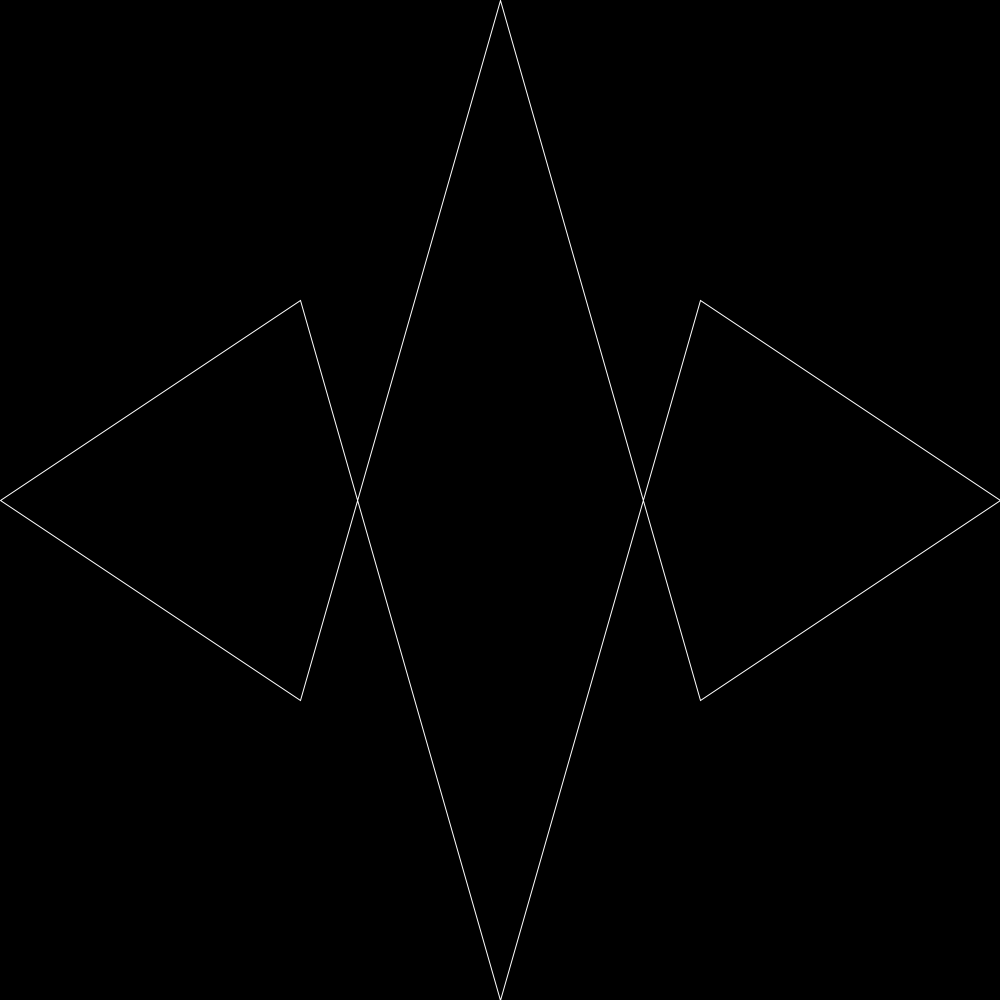
Frame 1 (no input)
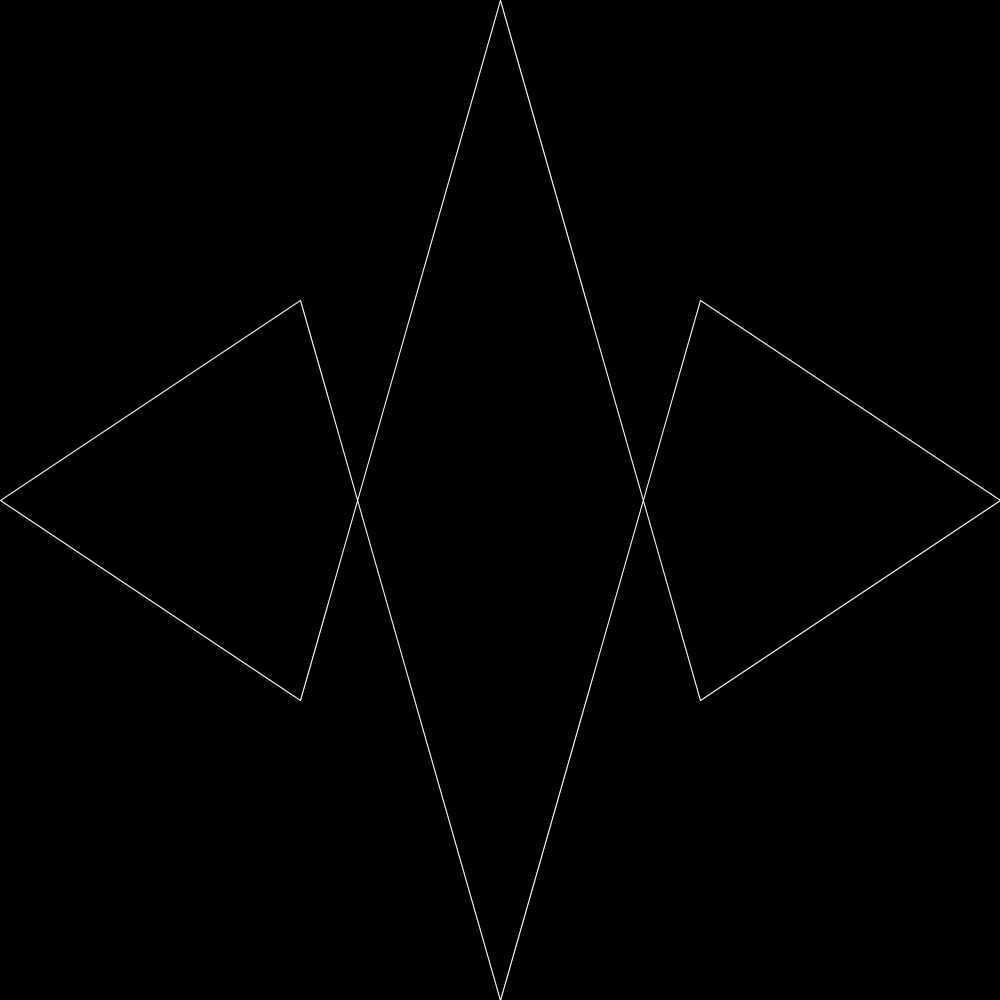
Frame 60 (the mouse pressed at the canvas centre just before this capture)
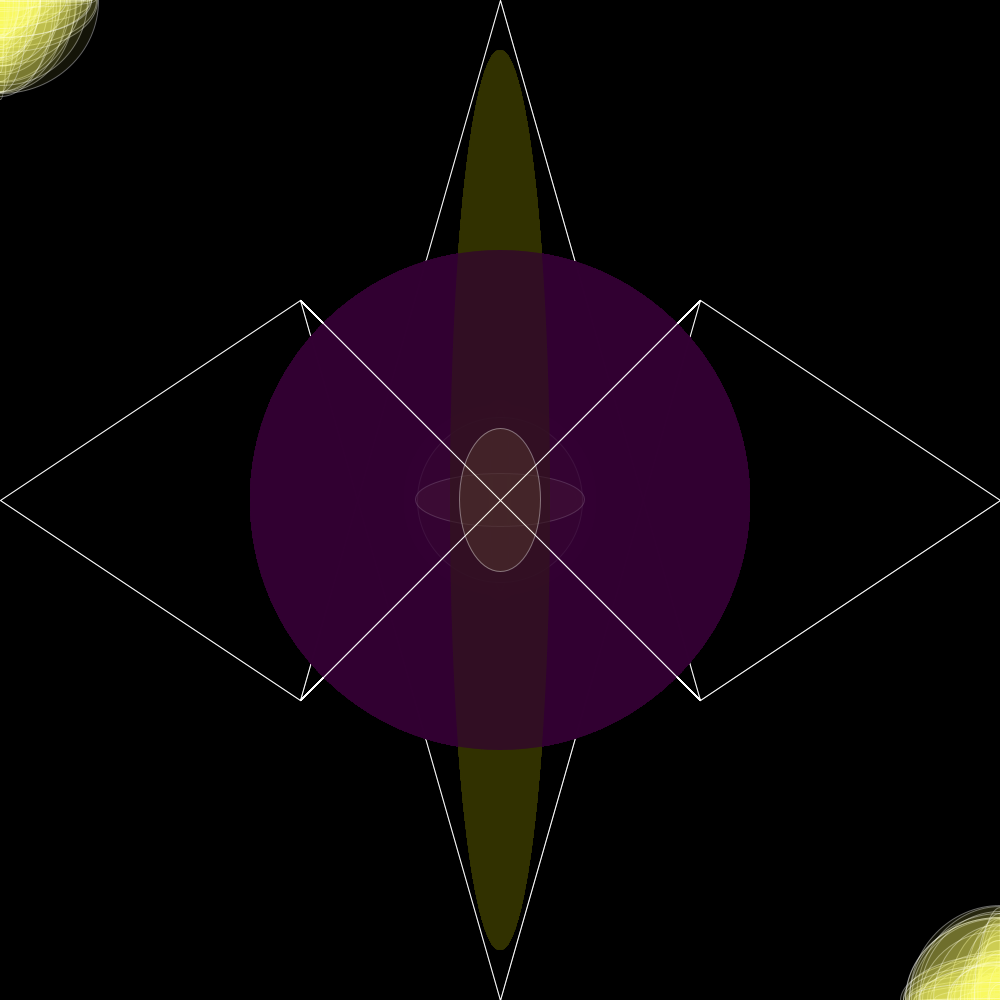
Frame 120 (the mouse held since frame 60 and released just before this capture)

The Processing sketch that drew these frames (run headless with seeded random() and noise(); from frame 60 on, the mouse is pressed at the canvas centre):

// Processing sketch: Saste005_Class4_AssignmentFinal
// ── Saste005_Class4_AssignmentFinal.pde


void setup() {
  size (1000,1000);
  background(0,50);
}

void draw() {
  println(mouseX,mouseY);
  noStroke();
  smooth();
  int x = width/2;
  int y = height/2;
  fill(mouseX/10,mouseY/10,0,150);
  ellipse(x,y,mouseX-400,mouseY+400);
  fill(mouseX/10,0,mouseY/10,150);
  ellipse(x,y,width-mouseX,height-mouseY);
  stroke(255);
  strokeWeight(1);
  beginShape();
  vertex(500,height-mouseY);
  vertex(700,300);
  vertex(width-mouseX,500);
  vertex(700,700);
  vertex(500,mouseY);
  vertex(300,700);
  vertex(mouseX,500);
  vertex(300,300);
  vertex(500,height-mouseY);
  endShape();
  if (mousePressed) {
  for (int i = 0; i < 100; i = i + 1) {
    stroke(255,100);
    strokeWeight(1);
    smooth();
    fill(mouseX,mouseY,100,20);
    ellipse(i * mouseX,i * mouseY,random(200),random(200));
  }
  }
  
}
